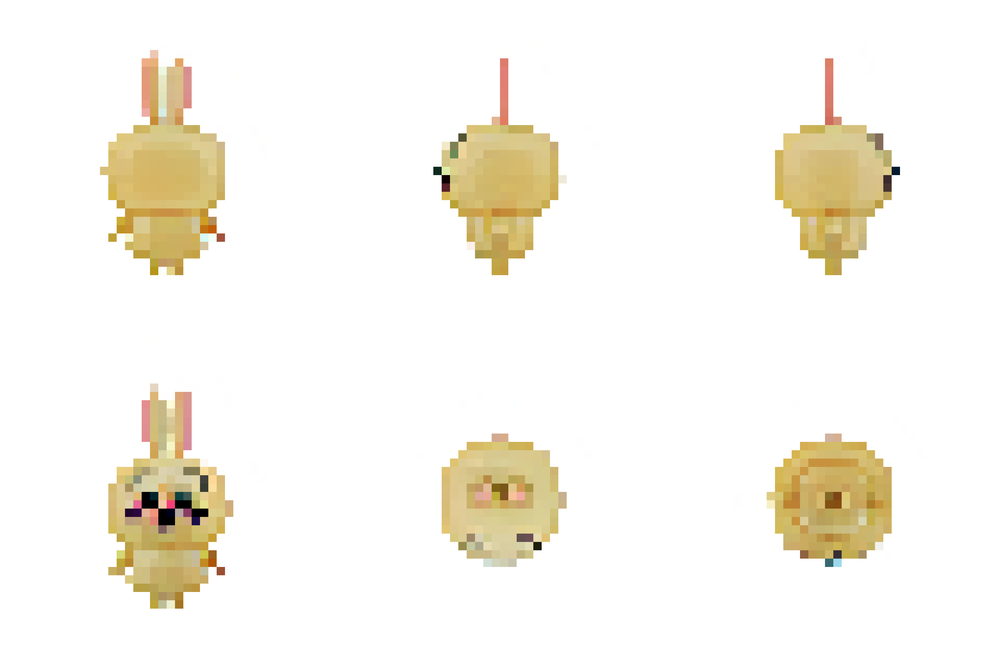
#> input picture PixelArt/image/output/merged.png, 1000 x 667 px, shrunk from 3600 x 2400 before the run; its folder holds only this picture in this run
$ python post_process_white.py
#> lines starting #> are read from the running program, lines starting #| are printed output that depends on the picture; after the words box and inside, x2 and y2 are one past the last pixel; in counts of white or black regions, pixels touching at a corner belong together
import os
from PIL import Image
import numpy as np

# Input and output folder paths
input_dir = './image/output'
output_dir = './image/output_bb'

# Set cell size
cell_size = 40

# Create output folder if it doesn't exist
if not os.path.exists(output_dir):
    os.makedirs(output_dir)

# Read all image files
for filename in os.listdir(input_dir):
    if filename.endswith('.png'):  # Only process PNG images
        # Get full path of the image
        input_path = os.path.join(input_dir, filename)
        output_path = os.path.join(output_dir, filename)  # Set output path

        # Open image and convert to RGBA mode
        img = Image.open(input_path).convert("RGBA")

        # Convert image to numpy array
        img_array = np.array(img)

        # Image dimensions
        height, width = img_array.shape[:2]
#> height = 667; width = 1000

        # Create a mask matrix the same size as the image
        mask = np.ones((height, width), dtype=bool)  # Initialize to keep all

        # Iterate over all cell center points
        for i in range(0, height, cell_size):
            for j in range(0, width, cell_size):
                # Check if current cell is pure white
                cell = img_array[i:i + cell_size, j:j + cell_size, :3]
                if np.all(cell >= [220, 220, 220]):  # Condition for pure white cell
                    # Check surrounding eight neighboring cells
                    white_neighbor_count = 0
                    for di in [-1, 0, 1]:
                        for dj in [-1, 0, 1]:
                            if di == 0 and dj == 0:
                                continue  # Skip current cell
                            ni, nj = i + di * cell_size, j + dj * cell_size
                            if 0 <= ni < height and 0 <= nj < width:
                                neighbor = img_array[ni:ni + cell_size, nj:nj + cell_size, :3]
                                if np.all(neighbor[:, :, :3] >= [230, 230, 230]) or not mask[ni:ni + cell_size, nj:nj + cell_size].any():
                                    white_neighbor_count += 1
                                    if cell_size<=40 :
                                        if white_neighbor_count >= 4:  # At least four pure white neighbors
                                            mask[i:i + cell_size, j:j + cell_size] = False
                                            break #### remove this
                                    else:
                                        if white_neighbor_count >= 1:
                                            mask[i:i + cell_size, j:j + cell_size] = False
                                            break
                        if not mask[i:i + cell_size, j:j + cell_size].any():
                            break

                if np.all(cell >= [240, 240, 240]):
                    mask[i:i + cell_size, j:j + cell_size] = False
                    continue
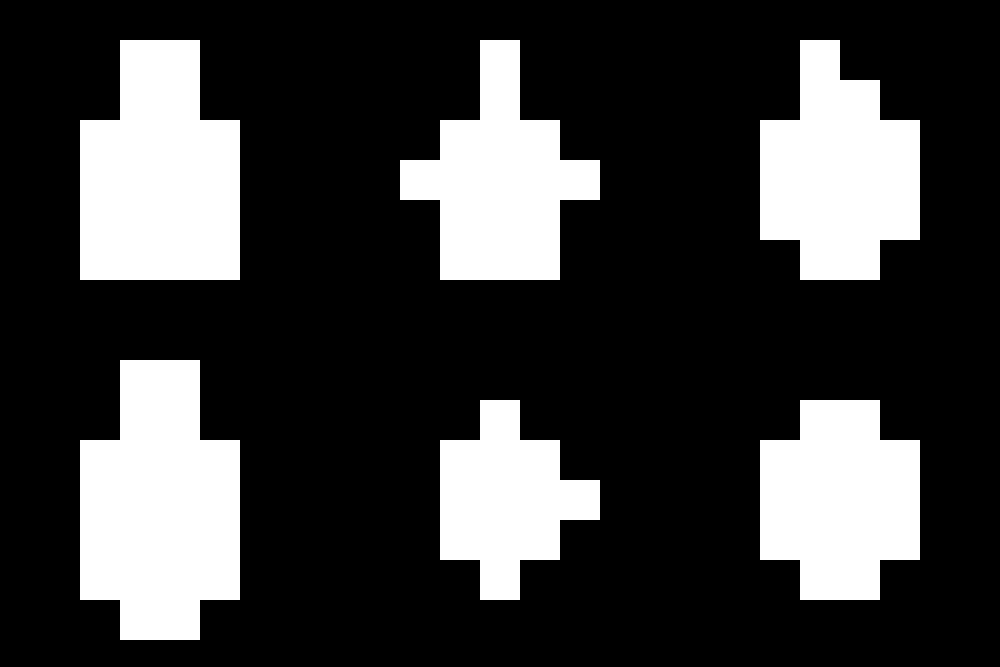
#> mask: shape (667, 1000) bool; 24.7% white; 6 white regions, box (x1, y1, x2, y2) and area: (80, 360, 240, 640) 35200, (80, 40, 240, 280) 32000, (760, 40, 920, 280) 27200, (400, 40, 600, 280) 25600, (760, 400, 920, 600) 25600, (440, 400, 600, 600) 19200


        # Iterate over all cell center points
        for i in range(0, height, cell_size):
            for j in range(0, width, cell_size):
                # Check if current cell is highlighted (above 170)
                cell = img_array[i:i + cell_size, j:j + cell_size, :3]
                if np.all(cell >= [200, 200, 200]):  # All pixels in cell >= 200
                    mask[i:i + cell_size, j:j + cell_size] = False
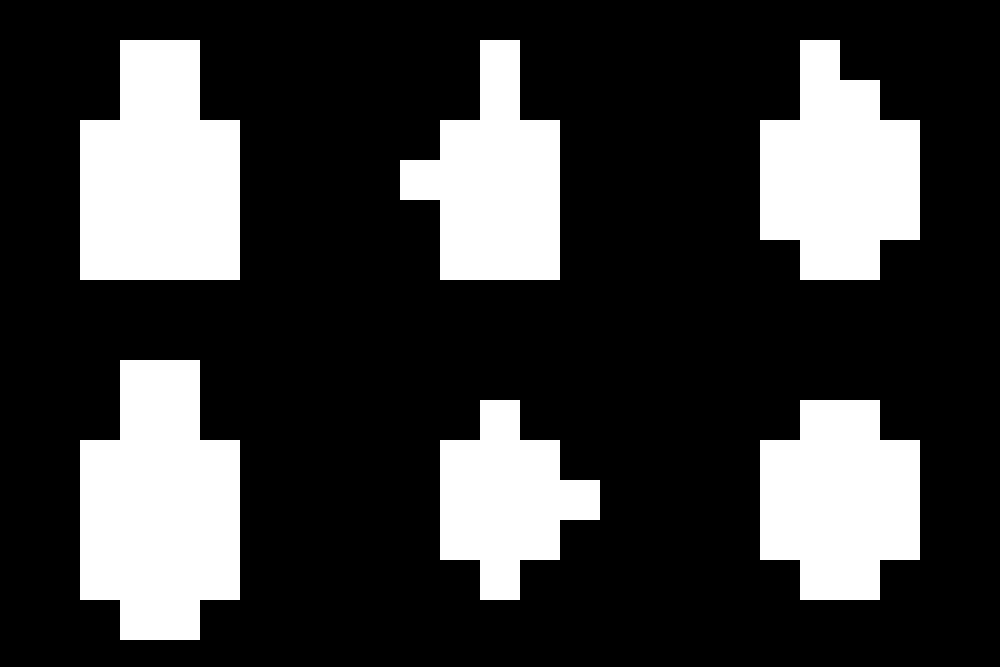
#> mask: shape (667, 1000) bool; 24.5% white; 6 white regions, box (x1, y1, x2, y2) and area: (80, 360, 240, 640) 35200, (80, 40, 240, 280) 32000, (760, 40, 920, 280) 27200, (760, 400, 920, 600) 25600, (400, 40, 560, 280) 24000, (440, 400, 600, 600) 19200


        # Set transparent parts to [0, 0, 0, 0]
        new_img_array = img_array.copy()
        new_img_array[~mask] = [0, 0, 0, 0]

        # Convert modified array back to Image object
        img_result = Image.fromarray(new_img_array)

        # Save modified image to output_bb folder
        img_result.save(output_path)

        print(f"Processed {filename}")

print("All images processed!")
